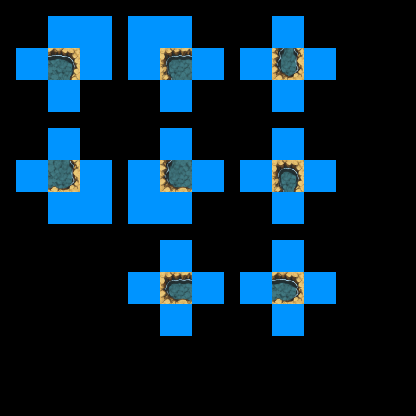

Tiled map render using the project's own tile images. Description and the whole map definition, tile-layer contents included, below:
An orthogonal 26x26 tile map with 16x16 px tiles, 4 tile layers (regions, input_set, inputnot_set, output_under1 ground), 2 tilesets.

<map version="1.0" orientation="orthogonal" renderorder="right-down" width="26" height="26" tilewidth="16" tileheight="16" nextobjectid="10">
 <properties>
  <property name="NoOverlappingRules" value="true" />
 </properties>
 <tileset firstgid="1" name="ruleset" tilewidth="16" tileheight="16" tilecount="60" columns="10">
  <image source="../tilesets/ruleset.png" width="160" height="96" />
 </tileset>
 <tileset firstgid="61" source="../tilesets/dungeon_a1.tsx" />
 <layer name="regions" width="26" height="26">
  <data encoding="csv">
0,0,0,0,0,0,0,0,0,0,0,0,0,0,0,0,0,0,0,0,0,0,0,0,0,0,
0,0,0,1,1,1,1,0,1,1,1,1,0,0,0,0,0,1,1,0,0,0,0,0,0,0,
0,0,0,1,1,1,1,0,1,1,1,1,0,0,0,0,0,1,1,0,0,0,0,0,0,0,
0,1,1,1,1,1,1,0,1,1,1,1,1,1,0,1,1,1,1,1,1,0,0,0,0,0,
0,1,1,1,1,1,1,0,1,1,1,1,1,1,0,1,1,1,1,1,1,0,0,0,0,0,
0,0,0,1,1,0,0,0,0,0,1,1,0,0,0,0,0,1,1,0,0,0,0,0,0,0,
0,0,0,1,1,0,0,0,0,0,1,1,0,0,0,0,0,1,1,0,0,0,0,0,0,0,
0,0,0,0,0,0,0,0,0,0,0,0,0,0,0,0,0,0,0,0,0,0,0,0,0,0,
0,0,0,1,1,0,0,0,0,0,1,1,0,0,0,0,0,1,1,0,0,0,0,0,0,0,
0,0,0,1,1,0,0,0,0,0,1,1,0,0,0,0,0,1,1,0,0,0,0,0,0,0,
0,1,1,1,1,1,1,0,1,1,1,1,1,1,0,1,1,1,1,1,1,0,0,0,0,0,
0,1,1,1,1,1,1,0,1,1,1,1,1,1,0,1,1,1,1,1,1,0,0,0,0,0,
0,0,0,1,1,1,1,0,1,1,1,1,0,0,0,0,0,1,1,0,0,0,0,0,0,0,
0,0,0,1,1,1,1,0,1,1,1,1,0,0,0,0,0,1,1,0,0,0,0,0,0,0,
0,0,0,0,0,0,0,0,0,0,0,0,0,0,0,0,0,0,0,0,0,0,0,0,0,0,
0,0,0,0,0,0,0,0,0,0,1,1,0,0,0,0,0,1,1,0,0,0,0,0,0,0,
0,0,0,0,0,0,0,0,0,0,1,1,0,0,0,0,0,1,1,0,0,0,0,0,0,0,
0,0,0,0,0,0,0,0,1,1,1,1,1,1,0,1,1,1,1,1,1,0,0,0,0,0,
0,0,0,0,0,0,0,0,1,1,1,1,1,1,0,1,1,1,1,1,1,0,0,0,0,0,
0,0,0,0,0,0,0,0,0,0,1,1,0,0,0,0,0,1,1,0,0,0,0,0,0,0,
0,0,0,0,0,0,0,0,0,0,1,1,0,0,0,0,0,1,1,0,0,0,0,0,0,0,
0,0,0,0,0,0,0,0,0,0,0,0,0,0,0,0,0,0,0,0,0,0,0,0,0,0,
0,0,0,0,0,0,0,0,0,0,0,0,0,0,0,0,0,0,0,0,0,0,0,0,0,0,
0,0,0,0,0,0,0,0,0,0,0,0,0,0,0,0,0,0,0,0,0,0,0,0,0,0,
0,0,0,0,0,0,0,0,0,0,0,0,0,0,0,0,0,0,0,0,0,0,0,0,0,0,
0,0,0,0,0,0,0,0,0,0,0,0,0,0,0,0,0,0,0,0,0,0,0,0,0,0
</data>
 </layer>
 <layer name="input_set" width="26" height="26">
  <data encoding="csv">
0,0,0,0,0,0,0,0,0,0,0,0,0,0,0,0,0,0,0,0,0,0,0,0,0,0,
0,0,0,0,0,0,0,0,0,0,0,0,0,0,0,0,0,33,33,0,0,0,0,0,0,0,
0,0,0,0,0,0,0,0,0,0,0,0,0,0,0,0,0,33,33,0,0,0,0,0,0,0,
0,33,33,33,33,0,0,0,0,0,33,33,33,33,0,0,0,33,33,0,0,0,0,0,0,0,
0,33,33,33,33,0,0,0,0,0,33,33,33,33,0,0,0,33,33,0,0,0,0,0,0,0,
0,0,0,33,33,0,0,0,0,0,33,33,0,0,0,0,0,0,0,0,0,0,0,0,0,0,
0,0,0,33,33,0,0,0,0,0,33,33,0,0,0,0,0,0,0,0,0,0,0,0,0,0,
0,0,0,0,0,0,0,0,0,0,0,0,0,0,0,0,0,0,0,0,0,0,0,0,0,0,
0,0,0,33,33,0,0,0,0,0,33,33,0,0,0,0,0,0,0,0,0,0,0,0,0,0,
0,0,0,33,33,0,0,0,0,0,33,33,0,0,0,0,0,0,0,0,0,0,0,0,0,0,
0,33,33,33,33,0,0,0,0,0,33,33,33,33,0,0,0,33,33,0,0,0,0,0,0,0,
0,33,33,33,33,0,0,0,0,0,33,33,33,33,0,0,0,33,33,0,0,0,0,0,0,0,
0,0,0,0,0,0,0,0,0,0,0,0,0,0,0,0,0,33,33,0,0,0,0,0,0,0,
0,0,0,0,0,0,0,0,0,0,0,0,0,0,0,0,0,33,33,0,0,0,0,0,0,0,
0,0,0,0,0,0,0,0,0,0,0,0,0,0,0,0,0,0,0,0,0,0,0,0,0,0,
0,0,0,0,0,0,0,0,0,0,0,0,0,0,0,0,0,0,0,0,0,0,0,0,0,0,
0,0,0,0,0,0,0,0,0,0,0,0,0,0,0,0,0,0,0,0,0,0,0,0,0,0,
0,0,0,0,0,0,0,0,0,0,33,33,33,33,0,33,33,33,33,0,0,0,0,0,0,0,
0,0,0,0,0,0,0,0,0,0,33,33,33,33,0,33,33,33,33,0,0,0,0,0,0,0,
0,0,0,0,0,0,0,0,0,0,0,0,0,0,0,0,0,0,0,0,0,0,0,0,0,0,
0,0,0,0,0,0,0,0,0,0,0,0,0,0,0,0,0,0,0,0,0,0,0,0,0,0,
0,0,0,0,0,0,0,0,0,0,0,0,0,0,0,0,0,0,0,0,0,0,0,0,0,0,
0,0,0,0,0,0,0,0,0,0,0,0,0,0,0,0,0,0,0,0,0,0,0,0,0,0,
0,0,0,0,0,0,0,0,0,0,0,0,0,0,0,0,0,0,0,0,0,0,0,0,0,0,
0,0,0,0,0,0,0,0,0,0,0,0,0,0,0,0,0,0,0,0,0,0,0,0,0,0,
0,0,0,0,0,0,0,0,0,0,0,0,0,0,0,0,0,0,0,0,0,0,0,0,0,0
</data>
 </layer>
 <layer name="inputnot_set" width="26" height="26">
  <data encoding="csv">
0,0,0,0,0,0,0,0,0,0,0,0,0,0,0,0,0,0,0,0,0,0,0,0,0,0,
0,0,0,33,33,33,33,0,33,33,33,33,0,0,0,0,0,0,0,0,0,0,0,0,0,0,
0,0,0,33,33,33,33,0,33,33,33,33,0,0,0,0,0,0,0,0,0,0,0,0,0,0,
0,0,0,0,0,33,33,0,33,33,0,0,0,0,0,33,33,0,0,33,33,0,0,0,0,0,
0,0,0,0,0,33,33,0,33,33,0,0,0,0,0,33,33,0,0,33,33,0,0,0,0,0,
0,0,0,0,0,0,0,0,0,0,0,0,0,0,0,0,0,33,33,0,0,0,0,0,0,0,
0,0,0,0,0,0,0,0,0,0,0,0,0,0,0,0,0,33,33,0,0,0,0,0,0,0,
0,0,0,0,0,0,0,0,0,0,0,0,0,0,0,0,0,0,0,0,0,0,0,0,0,0,
0,0,0,0,0,0,0,0,0,0,0,0,0,0,0,0,0,33,33,0,0,0,0,0,0,0,
0,0,0,0,0,0,0,0,0,0,0,0,0,0,0,0,0,33,33,0,0,0,0,0,0,0,
0,0,0,0,0,33,33,0,33,33,0,0,0,0,0,33,33,0,0,33,33,0,0,0,0,0,
0,0,0,0,0,33,33,0,33,33,0,0,0,0,0,33,33,0,0,33,33,0,0,0,0,0,
0,0,0,33,33,33,33,0,33,33,33,33,0,0,0,0,0,0,0,0,0,0,0,0,0,0,
0,0,0,33,33,33,33,0,33,33,33,33,0,0,0,0,0,0,0,0,0,0,0,0,0,0,
0,0,0,0,0,0,0,0,0,0,0,0,0,0,0,0,0,0,0,0,0,0,0,0,0,0,
0,0,0,0,0,0,0,0,0,0,33,33,0,0,0,0,0,33,33,0,0,0,0,0,0,0,
0,0,0,0,0,0,0,0,0,0,33,33,0,0,0,0,0,33,33,0,0,0,0,0,0,0,
0,0,0,0,0,0,0,0,33,33,0,0,0,0,0,0,0,0,0,33,33,0,0,0,0,0,
0,0,0,0,0,0,0,0,33,33,0,0,0,0,0,0,0,0,0,33,33,0,0,0,0,0,
0,0,0,0,0,0,0,0,0,0,33,33,0,0,0,0,0,33,33,0,0,0,0,0,0,0,
0,0,0,0,0,0,0,0,0,0,33,33,0,0,0,0,0,33,33,0,0,0,0,0,0,0,
0,0,0,0,0,0,0,0,0,0,0,0,0,0,0,0,0,0,0,0,0,0,0,0,0,0,
0,0,0,0,0,0,0,0,0,0,0,0,0,0,0,0,0,0,0,0,0,0,0,0,0,0,
0,0,0,0,0,0,0,0,0,0,0,0,0,0,0,0,0,0,0,0,0,0,0,0,0,0,
0,0,0,0,0,0,0,0,0,0,0,0,0,0,0,0,0,0,0,0,0,0,0,0,0,0,
0,0,0,0,0,0,0,0,0,0,0,0,0,0,0,0,0,0,0,0,0,0,0,0,0,0
</data>
 </layer>
 <layer name="output_under1 ground" width="26" height="26">
  <data encoding="csv">
0,0,0,0,0,0,0,0,0,0,0,0,0,0,0,0,0,0,0,0,0,0,0,0,0,0,
0,0,0,0,0,0,0,0,0,0,0,0,0,0,0,0,0,0,0,0,0,0,0,0,0,0,
0,0,0,0,0,0,0,0,0,0,0,0,0,0,0,0,0,0,0,0,0,0,0,0,0,0,
0,0,0,511,512,0,0,0,0,0,509,510,0,0,0,0,0,573,576,0,0,0,0,0,0,0,
0,0,0,543,544,0,0,0,0,0,541,542,0,0,0,0,0,605,608,0,0,0,0,0,0,0,
0,0,0,0,0,0,0,0,0,0,0,0,0,0,0,0,0,0,0,0,0,0,0,0,0,0,
0,0,0,0,0,0,0,0,0,0,0,0,0,0,0,0,0,0,0,0,0,0,0,0,0,0,
0,0,0,0,0,0,0,0,0,0,0,0,0,0,0,0,0,0,0,0,0,0,0,0,0,0,
0,0,0,0,0,0,0,0,0,0,0,0,0,0,0,0,0,0,0,0,0,0,0,0,0,0,
0,0,0,0,0,0,0,0,0,0,0,0,0,0,0,0,0,0,0,0,0,0,0,0,0,0,
0,0,0,575,576,0,0,0,0,0,573,574,0,0,0,0,0,509,512,0,0,0,0,0,0,0,
0,0,0,607,608,0,0,0,0,0,605,606,0,0,0,0,0,541,544,0,0,0,0,0,0,0,
0,0,0,0,0,0,0,0,0,0,0,0,0,0,0,0,0,0,0,0,0,0,0,0,0,0,
0,0,0,0,0,0,0,0,0,0,0,0,0,0,0,0,0,0,0,0,0,0,0,0,0,0,
0,0,0,0,0,0,0,0,0,0,0,0,0,0,0,0,0,0,0,0,0,0,0,0,0,0,
0,0,0,0,0,0,0,0,0,0,0,0,0,0,0,0,0,0,0,0,0,0,0,0,0,0,
0,0,0,0,0,0,0,0,0,0,0,0,0,0,0,0,0,0,0,0,0,0,0,0,0,0,
0,0,0,0,0,0,0,0,0,0,509,510,0,0,0,0,0,511,512,0,0,0,0,0,0,0,
0,0,0,0,0,0,0,0,0,0,605,606,0,0,0,0,0,607,608,0,0,0,0,0,0,0,
0,0,0,0,0,0,0,0,0,0,0,0,0,0,0,0,0,0,0,0,0,0,0,0,0,0,
0,0,0,0,0,0,0,0,0,0,0,0,0,0,0,0,0,0,0,0,0,0,0,0,0,0,
0,0,0,0,0,0,0,0,0,0,0,0,0,0,0,0,0,0,0,0,0,0,0,0,0,0,
0,0,0,0,0,0,0,0,0,0,0,0,0,0,0,0,0,0,0,0,0,0,0,0,0,0,
0,0,0,0,0,0,0,0,0,0,0,0,0,0,0,0,0,0,0,0,0,0,0,0,0,0,
0,0,0,0,0,0,0,0,0,0,0,0,0,0,0,0,0,0,0,0,0,0,0,0,0,0,
0,0,0,0,0,0,0,0,0,0,0,0,0,0,0,0,0,0,0,0,0,0,0,0,0,0
</data>
 </layer>
</map>
